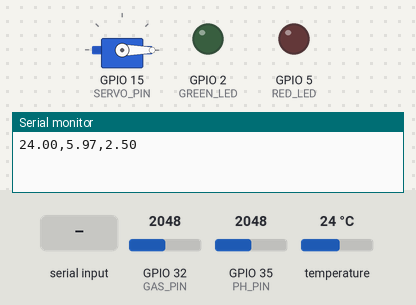
Simulated run of this sketch. Board: ESP32. On the bench: servo, output pins drawn as LEDs (lit = HIGH), the last lines printed to the serial monitor. The inputs (shaded band) are chosen by the test bench; at power-on: GPIO 32 (GAS_PIN) = 2048, GPIO 35 (PH_PIN) = 2048, temperature 24 °C. WiFi joins after 1.5 s; servers stay silent unless stated.

Above: at 3.0 s.
3.1 s: "GAS_DETECTED\n" received over Serial
At 5.0 s:
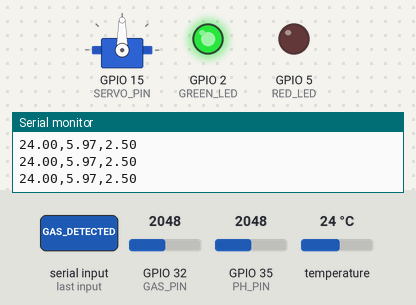
Timing chart, 0 to 6.5 s (numbered marks = the images above; inputs shaded):
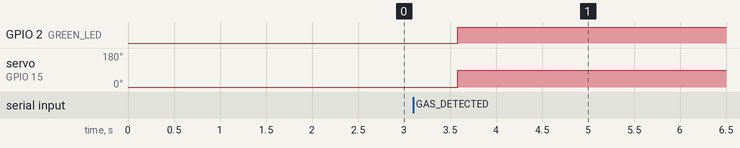

The sketch:

Bio_Gas.ino
```cpp
#define BLYNK_TEMPLATE_ID "TMPL6MSOO_3rv"
#define BLYNK_TEMPLATE_NAME "BioGas"

#include <WiFi.h>
#include <ESP32Servo.h>
#include <BlynkSimpleEsp32.h>
#include <OneWire.h>
#include <DallasTemperature.h>

#define TEMP_PIN   14
#define PH_PIN     35
#define GAS_PIN    32
#define GREEN_LED  2
#define RED_LED    5
#define SERVO_PIN  15

Servo myServo;

char auth[] = "jLTk4opnRl5S1NFJpzz5vOBKq1XtOjgl";
char ssid[] = "JAZ_LR";
char pass[] = "55512006";

float gasThreshold  = 1.5;
float tempThreshold = 30.0;
float phThreshold   = 6.5;

unsigned long lastAlertTime = 0;
unsigned long alertCooldown = 10000;
unsigned long lastSensorTime = 0;

bool gasDetectedPending = false;
unsigned long gasDetectedTime = 0;

OneWire oneWire(TEMP_PIN);
DallasTemperature tempSensor(&oneWire);

void setup() {
  Serial.begin(9600);
  pinMode(GREEN_LED, OUTPUT);
  pinMode(RED_LED, OUTPUT);
  digitalWrite(GREEN_LED, LOW);
  digitalWrite(RED_LED, LOW);
  myServo.setPeriodHertz(50);
  myServo.attach(SERVO_PIN, 500, 2400);
  myServo.write(0);
  tempSensor.begin();
  Blynk.begin(auth, ssid, pass);
}

float readTemperature() {
  tempSensor.requestTemperatures();
  float temp = tempSensor.getTempCByIndex(0);
  if (temp == DEVICE_DISCONNECTED_C) return -127.0;
  return temp;
}
float readPH() {
  int val = analogRead(PH_PIN);
  float voltage = val * (3.3 / 4095.0);
  float ph = 3 + ((2.5 - voltage) * 3.5);
  return ph;
}
float readGas() {
  int val = analogRead(GAS_PIN);
  return (val / 4095.0) * 5.0;
}

void sendAlert(String eventName, String message) {
  if (millis() - lastAlertTime > alertCooldown) {
    Blynk.logEvent(eventName, message);
    lastAlertTime = millis();
  }
}

void loop() {
  Blynk.run();

  if (millis() - lastSensorTime >= 1000) {
    lastSensorTime = millis();
    float temp = readTemperature();
    float ph = readPH();
    float gas = readGas();
    Serial.print(temp, 2);
    Serial.print(",");
    Serial.print(ph, 2);
    Serial.print(",");
    Serial.println(gas, 2);
    Blynk.virtualWrite(V0, temp);
    Blynk.virtualWrite(V1, ph);
    Blynk.virtualWrite(V2, gas);
    if (temp == -127.0) sendAlert("red_alert2", "Temperature probe disconnected.");

    if (Serial.available()) {
      String decision = Serial.readStringUntil('\n');
      decision.trim();

      if (gasDetectedPending) {
        if (decision == "GAS_DETECTED") gasDetectedTime = millis();
      } else {
        if (decision == "GAS_DETECTED") {
          gasDetectedPending = true;
          gasDetectedTime = millis();
          digitalWrite(GREEN_LED, HIGH);
          digitalWrite(RED_LED, LOW);
          myServo.write(90);
          sendAlert("gas_detected", "Bio-Gas detected.");
        }
        else if (decision == "FEED_NOW" || decision == "OPTIMAL") {
          digitalWrite(GREEN_LED, HIGH);
          digitalWrite(RED_LED, LOW);
          myServo.write(90);
        }
        else if (decision == "ACIDIC_STOP") {
          digitalWrite(GREEN_LED, LOW);
          digitalWrite(RED_LED, HIGH);
          myServo.write(0);
          sendAlert("red_alert", "Red alert: pH low / acidic condition detected.");
        }
        else if (decision == "WAIT_LOW_TEMP") {
          digitalWrite(GREEN_LED, LOW);
          digitalWrite(RED_LED, HIGH);
          myServo.write(0);
          sendAlert("red_alert2", "Red alert: Temperature issue detected.");
        }
        else if (decision == "TEMP_SENSOR_ERROR") {
          digitalWrite(GREEN_LED, LOW);
          digitalWrite(RED_LED, HIGH);
          myServo.write(0);
          sendAlert("red_alert2", "Temperature probe disconnected.");
        }
      }
    }
  }

  if (gasDetectedPending && millis() - gasDetectedTime >= 5000) {
    gasDetectedPending = false;
    sendAlert("GAS_DETECTED_OPEN", "Bio-Gas detection confirmed.");
  }
}
```

Measured:
- after the input at 3.1 s, GPIO 2 (GREEN_LED): LOW → HIGH after 0.48 s; servo on GPIO 15 (SERVO_PIN): 0° → 90° after 0.48 s
